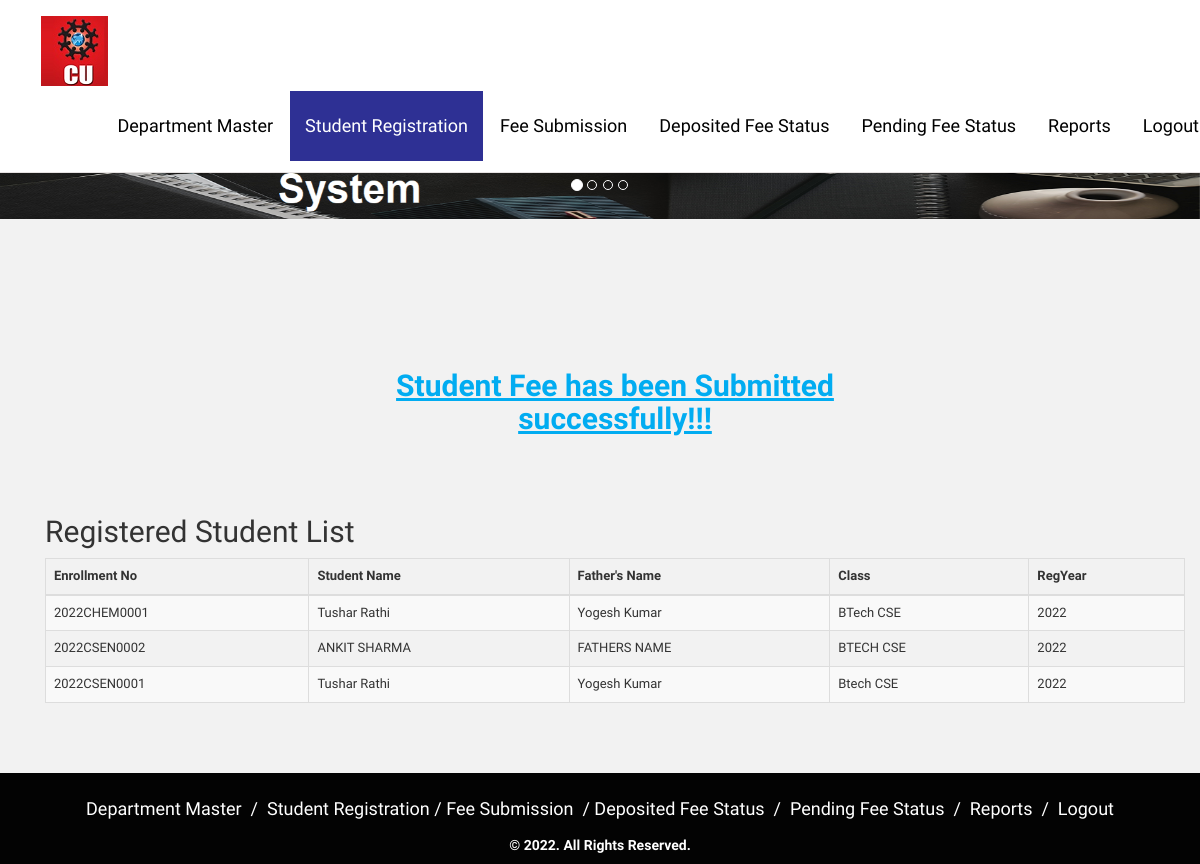
The page /Submitfeesuccess.php (signed in) on the database its author committed.
### tables this page shows
CREATE TABLE `tblstudent_info` (
  `idno` int(11) NOT NULL AUTO_INCREMENT,
  `id` int(12) NOT NULL,
  `EnrollmentNo` varchar(13) NOT NULL,
  `DeptName` varchar(50) NOT NULL,
  `StudentName` varchar(20) NOT NULL,
  `FatherName` varchar(20) NOT NULL,
  `YClass` varchar(20) NOT NULL,
  `YEMail` varchar(50) NOT NULL,
  `ContactNumber` varchar(10) DEFAULT NULL,
  `YAddress` varchar(100) NOT NULL,
  `YState` varchar(30) NOT NULL,
  `YGender` varchar(6) NOT NULL,
  `FeeSubmitted` char(1) NOT NULL,
  `YearS` varchar(4) NOT NULL,
  UNIQUE KEY `idno` (`idno`)
);

### Submitfeesuccess.php (the view, shortened to what this page needs)
<!doctype html>
<html>
<head>
    <link rel="stylesheet" href="css/bootstrap.min.css" type="text/css">
    <link rel="stylesheet" type="text/css" href="fonts/css/font-awesome.css">
    <link rel="stylesheet" href="css/style.css" type="text/css">
</head>
<?php
$servername = "localhost";
$username = "root";
$password = "";
$dbname = "dbproject";
$conn = mysqli_connect($servername, $username, $password, $dbname);
$enroll = trim($_POST['txtenroll']);
$regfee = trim($_POST['txtregfee']);
$tufee = trim($_POST['txttufee']);
$libfee = trim($_POST['txtlibfee']);
$examfee = trim($_POST['txtexamfee']);
$trfee = trim($_POST['txttrfee']);
$labfee = trim($_POST['txtlabfee']);
$sportsfee = trim($_POST['txtsportsfee']);
$totalfee = trim($_POST['txttltfee']);
$sql = "INSERT INTO tblstudentfee (EnrollmentNo, RegistrationFee, TutionFee, LibraryFee, ExaminationFee, TransportationFee, LabFee, SportsFee, TotalFee)
VALUES ('$enroll','$regfee', '$tufee', '$libfee', '$examfee', '$trfee','$labfee', '$sportsfee', '$totalfee');";
$sql .= "UPDATE tblstudent_info SET FeeSubmitted='Y' WHERE EnrollmentNo='$enroll'";
if ($conn->multi_query($sql) === TRUE)
{
  $msg = "<u><b> Student Fee has been Submitted successfully!!! </b></u>";
}
else
{
  echo "Error: " . $sql . "<br>" . $conn->error;
}
?>
<body>
    <nav class="navbar navbar-inverse menu navbar-fixed-top ">
        <div class="container">
            <div class="navbar-header">
                <a class="navbar-brand" href="#"> <img src="images/Logo5.png"></a>
            </div>
            <div class="container">
                <div class="row">
                    <div class="collapse navbar-collapse" id="myNavbar">
                        <ul class="nav navbar-nav menu-title   navbar-right">
                            <li class=""><a href="deptmaster.php">Department Master</a></li>
                            <li class="active"><a href="stdreg.php">Student Registration</a></li>
                            <li class=""><a href="stdfee.php">Fee Submission</a></li>
                            <li class=""><a href="feedetails.php">Deposited Fee Status</a></li>
                            <li class=""><a href="pendingfee.php">Pending Fee Status</a></li>
                            <li class=""><a href="reports.php">Reports</a></li>
                            <li class=""><a href="LogOut.php">Logout</a></li>
                        </ul>
                    </div>
                </div>
            </div>
        </div>
    </nav>
    <section class="jk-slider" id="top">
        <div id="carousel-example" class="carousel slide" data-ride="carousel">
            <ol class="carousel-indicators">
                <li data-target="#carousel-example" data-slide-to="0" class="active"></li>
                <li data-target="#carousel-example" data-slide-to="1"></li>
                <li data-target="#carousel-example" data-slide-to="2"></li>
                <li data-target="#carousel-example" data-slide-to="3"></li>
            </ol>
            <div class="carousel-inner">
                <div class="item active">
                    <a href="#"><img src="images/1.png" /></a>
                </div>
            </div>
        </div>
    </section>
    <section id="contact" style="padding-top: 80px;">
        <div class="container">
            <div class="row">
                <div id="page" class="container inner_container">
                    <div class="container">
                        <div class="row">
                            <div class="col-md-6 col-md-offset-3  fm">
                                <div class="col-md-12 text-center heading">
                                    <h2><span class="section-tittle" style="color:#01acf1; font-weight:bold;"><?php echo  $msg ?> </span></h1>
                                </div>
                            </div>
                        </div>
                    </div>
                </div>
            </div>
            <?php
            $servername = "localhost";
            $username = "root";
            $password = "";
            $dbname = "dbproject";
            $conn = mysqli_connect($servername, $username, $password, $dbname);
            $sql1 = "SELECT EnrollmentNo, StudentName, FatherName, YClass, YearS FROM tblstudent_info ORDER BY YearS, deptname, StudentName ";
            $result1 = $conn->query($sql1);
            if ($result1->num_rows <> 0) { ?>
                <div class="container">
                    <h2>Registered Student List</h2>
                    <table class="table table-bordered table-striped table-responsive-stack" id="tableOne">
                        <thead class="thead-dark">
                            <tr>
                                <th>Enrollment No</th>
                                <th>Student Name</th>
                                <th>Father's Name</th>
                                <th>Class</th>
                                <th>RegYear</th>
                            </tr>
                        </thead>
                        <tbody>
                            <?php
                            while ($row1 = $result1->fetch_assoc()) {
                            ?>
                                <tr>
                                    <td><?php echo $row1["EnrollmentNo"]; ?></td>
                                    <td><?php echo $row1["StudentName"]; ?></td>
                                    <td><?php echo $row1["FatherName"]; ?></td>
                                    <td><?php echo $row1["YClass"]; ?></td>
                                    <td><?php echo $row1["YearS"]; ?></td>
                                </tr>
                            <?php
                            }
                            ?>
                        </tbody>
                    </table>
                </div>
            <?php
            }
            ?>
        </div>
    </section>
    <footer id="footer" class="footer">
        <div class="container">
            <div class="row text-center">
                <div class="col-sm-12">
                    <h4><a href="deptmaster.php"><span style="color: white; ">Department Master</span></a> &nbsp;/&nbsp; <a href="stdreg.php"><span style="color: white; ">Student Registration</span></a>&nbsp;/&nbsp;<a href="stdfee.php"><span style="color: white; ">Fee Submission</span></a> &nbsp;/&nbsp;<a href="feedetails.php"><span style="color: white; ">Deposited Fee Status</span></a> &nbsp;/&nbsp; <a href="pendingfee.php"><span style="color: white; ">Pending Fee Status</span></a> &nbsp;/&nbsp; <a href="reports.php"><span style="color: white; ">Reports</span></a> &nbsp;/&nbsp; <a href="LogOut.php"><span style="color: white; ">Logout</span></a></h4>
                </div>
            </div>
        </div>
        <div class="container">
            <div class="row text-center">
                <h5 style="color: white; font-weight: bold;">© 2022. All Rights Reserved.</h5>
            </div>
        </div>
    </footer>
</body>
</html>

### css/style.css (style rules this page uses)
body { margin: 0 !important; padding: 0 !important; width: 100%; height:auto; font-size:13px; position: relative; font-family: 'PT Sans', sans-serif; overflow-x: hidden; }
.navbar-brand { float: left; padding: 0px 15px 80px; font-size: 18px; line-height: 20px; }
footer { background: #030303 !important; color: white; }
footer { padding-top: 16px; }
.menu { margin-top: 0px; border-bottom: 1px solid #e6e2e2; background-color: #fff; padding: 10px; }
.navbar-brand>img { display: block; padding: 6px 11px; }
.navbar-inverse .navbar-nav>.active>a, .navbar-inverse .navbar-nav>.active>a:focus, .navbar-inverse .navbar-nav>.active>a:hover { color: #fff !important; background-color: #2e3094; }
.menu-title li a { color: #000 !important; font-size: 18px; margin: 1px; }
.heading { padding-top: 30px; }
section#contact { background-color: #f2f2f2; padding-top: 70px; padding-bottom: 50px; }
.fm { padding-bottom: 50px; padding-top: 20px; }
.jk-slider { width:100%; }
.jk-slider { width: 100%; padding-top:93px; }

### rows shown on the page
tblstudent_info: EnrollmentNo "2022CHEM0001", StudentName "Tushar Rathi", FatherName "Yogesh Kumar", YClass "BTech CSE", YearS "2022"
tblstudent_info: EnrollmentNo "2022CSEN0002", StudentName "ANKIT SHARMA", FatherName "FATHERS NAME", YClass "BTECH CSE", YearS "2022"
tblstudent_info: EnrollmentNo "2022CSEN0001", StudentName "Tushar Rathi", FatherName "Yogesh Kumar", YClass "Btech CSE", YearS "2022"
